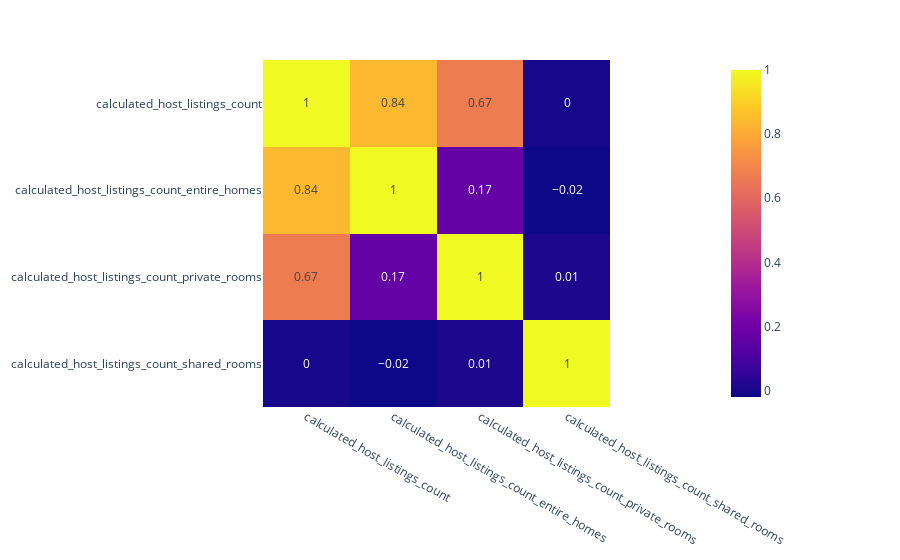

Write notebook code for a chart like this one.
### Markdown cell above
Finally, calculated_host_listings_count, calculated_host_listings_count_entire_homes, calculated_host_listings_count_private_rooms, calculated_host_listings_count_shared_rooms

### Code cell
corrmat = df_listings[['calculated_host_listings_count', 'calculated_host_listings_count_entire_homes', 'calculated_host_listings_count_private_rooms', 'calculated_host_listings_count_shared_rooms']].corr()

fig = px.imshow(corrmat.round(2), 
            text_auto=True
            );
fig.show()

### Figure 1 — Plotly figure (JSON) as saved in the notebook; plotly's stock layout.template omitted (floating-point values rounded to 4 significant figures)
{"data": [{"coloraxis": "coloraxis", "hovertemplate": "x: %{x}<br>y: %{y}<br>color: %{z}<extra></extra>", "name": "0", "texttemplate": "%{z}", "type": "heatmap", "x": ["calculated_host_listings_count", "calculated_host_listings_count_entire_homes", "calculated_host_listings_count_private_rooms", "calculated_host_listings_count_shared_rooms"], "xaxis": "x", "y": ["calculated_host_listings_count", "calculated_host_listings_count_entire_homes", "calculated_host_listings_count_private_rooms", "calculated_host_listings_count_shared_rooms"], "yaxis": "y", "z": [[1, 0.84, 0.67, 0], [0.84, 1, 0.17, -0.02], [0.67, 0.17, 1, 0.01], [0, -0.02, 0.01, 1]]}], "layout": {"coloraxis": {"colorscale": [[0, "#0d0887"], [0.1111, "#46039f"], [0.2222, "#7201a8"], [0.3333, "#9c179e"], [0.4444, "#bd3786"], [0.5556, "#d8576b"], [0.6667, "#ed7953"], [0.7778, "#fb9f3a"], [0.8889, "#fdca26"], [1, "#f0f921"]]}, "margin": {"t": 60}, "xaxis": {"anchor": "y", "constrain": "domain", "domain": [0, 1], "scaleanchor": "y"}, "yaxis": {"anchor": "x", "autorange": "reversed", "constrain": "domain", "domain": [0, 1]}}}
